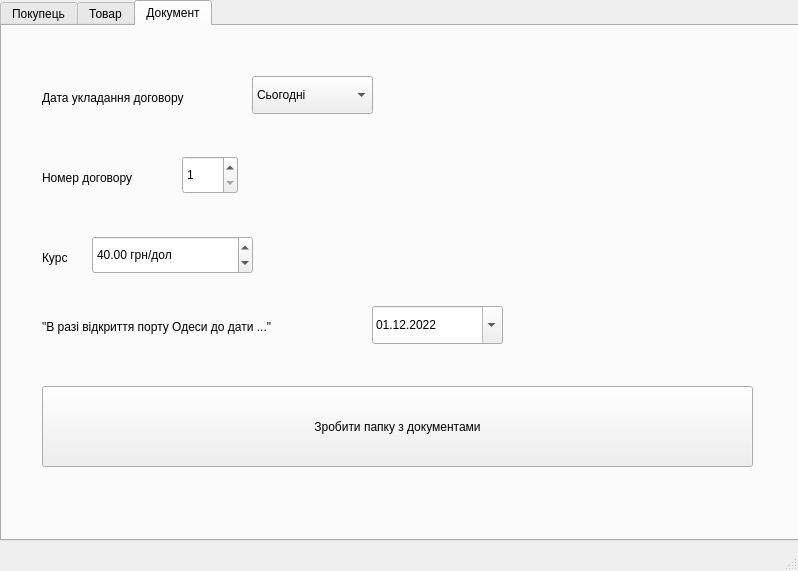
<?xml version="1.0" encoding="UTF-8"?>
<ui version="4.0">
 <class>MainWindow</class>
 <widget class="QMainWindow" name="MainWindow">
  <property name="geometry">
   <rect>
    <x>0</x>
    <y>0</y>
    <width>798</width>
    <height>571</height>
   </rect>
  </property>
  <property name="windowTitle">
   <string>MainWindow</string>
  </property>
  <widget class="QWidget" name="centralwidget">
   <widget class="QTabWidget" name="tabWidget">
    <property name="geometry">
     <rect>
      <x>0</x>
      <y>0</y>
      <width>801</width>
      <height>541</height>
     </rect>
    </property>
    <property name="tabPosition">
     <enum>QTabWidget::North</enum>
    </property>
    <property name="tabShape">
     <enum>QTabWidget::Rounded</enum>
    </property>
    <property name="currentIndex">
     <number>2</number>
    </property>
    <widget class="QWidget" name="tab_1">
     <attribute name="title">
      <string>Покупець</string>
     </attribute>
     <widget class="QLineEdit" name="pib_buyer">
      <property name="geometry">
       <rect>
        <x>150</x>
        <y>50</y>
        <width>321</width>
        <height>38</height>
       </rect>
      </property>
      <property name="text">
       <string>Голосіїв Петро Іванович</string>
      </property>
      <property name="placeholderText">
       <string>Голосіїв Петро Іванович</string>
      </property>
     </widget>
     <widget class="QLabel" name="label">
      <property name="geometry">
       <rect>
        <x>40</x>
        <y>60</y>
        <width>121</width>
        <height>24</height>
       </rect>
      </property>
      <property name="text">
       <string>ПІБ покупця</string>
      </property>
     </widget>
     <widget class="QDateEdit" name="date_birth">
      <property name="geometry">
       <rect>
        <x>260</x>
        <y>120</y>
        <width>111</width>
        <height>38</height>
       </rect>
      </property>
      <property name="dateTime">
       <datetime>
        <hour>0</hour>
        <minute>0</minute>
        <second>0</second>
        <year>1979</year>
        <month>3</month>
        <day>23</day>
       </datetime>
      </property>
      <property name="displayFormat">
       <string>dd.MM.yyyy</string>
      </property>
      <property name="calendarPopup">
       <bool>true</bool>
      </property>
     </widget>
     <widget class="QLabel" name="label_2">
      <property name="geometry">
       <rect>
        <x>40</x>
        <y>130</y>
        <width>211</width>
        <height>24</height>
       </rect>
      </property>
      <property name="text">
       <string>Дата народження покупця</string>
      </property>
     </widget>
     <widget class="QLabel" name="label_3">
      <property name="geometry">
       <rect>
        <x>40</x>
        <y>200</y>
        <width>81</width>
        <height>24</height>
       </rect>
      </property>
      <property name="text">
       <string>Область</string>
      </property>
     </widget>
     <widget class="QLabel" name="label_4">
      <property name="geometry">
       <rect>
        <x>410</x>
        <y>200</y>
        <width>181</width>
        <height>24</height>
       </rect>
      </property>
      <property name="text">
       <string>Тип населеного пункту</string>
      </property>
     </widget>
     <widget class="QLabel" name="label_5">
      <property name="geometry">
       <rect>
        <x>40</x>
        <y>270</y>
        <width>51</width>
        <height>24</height>
       </rect>
      </property>
      <property name="text">
       <string>Район</string>
      </property>
     </widget>
     <widget class="QLineEdit" name="pib_receiver">
      <property name="geometry">
       <rect>
        <x>180</x>
        <y>400</y>
        <width>291</width>
        <height>38</height>
       </rect>
      </property>
      <property name="text">
       <string>Терновик Степан Ігорович</string>
      </property>
      <property name="placeholderText">
       <string>Терновик Степан Ігорович</string>
      </property>
     </widget>
     <widget class="QLineEdit" name="area">
      <property name="geometry">
       <rect>
        <x>100</x>
        <y>260</y>
        <width>271</width>
        <height>38</height>
       </rect>
      </property>
      <property name="text">
       <string>Горолівський</string>
      </property>
      <property name="placeholderText">
       <string>Горолівський</string>
      </property>
     </widget>
     <widget class="QLabel" name="label_6">
      <property name="geometry">
       <rect>
        <x>410</x>
        <y>270</y>
        <width>91</width>
        <height>24</height>
       </rect>
      </property>
      <property name="text">
       <string>Назва н.п.</string>
      </property>
     </widget>
     <widget class="QLineEdit" name="settle_name">
      <property name="geometry">
       <rect>
        <x>500</x>
        <y>260</y>
        <width>251</width>
        <height>38</height>
       </rect>
      </property>
      <property name="text">
       <string>Вишневе</string>
      </property>
      <property name="placeholderText">
       <string>Вишневе</string>
      </property>
     </widget>
     <widget class="QLabel" name="label_7">
      <property name="geometry">
       <rect>
        <x>410</x>
        <y>130</y>
        <width>141</width>
        <height>24</height>
       </rect>
      </property>
      <property name="text">
       <string>Номер телефону</string>
      </property>
     </widget>
     <widget class="QLabel" name="label_8">
      <property name="geometry">
       <rect>
        <x>40</x>
        <y>410</y>
        <width>161</width>
        <height>24</height>
       </rect>
      </property>
      <property name="text">
       <string>ПІБ Отримувуча</string>
      </property>
     </widget>
     <widget class="QLineEdit" name="phone">
      <property name="geometry">
       <rect>
        <x>560</x>
        <y>120</y>
        <width>191</width>
        <height>38</height>
       </rect>
      </property>
      <property name="text">
       <string>+380957243825</string>
      </property>
      <property name="placeholderText">
       <string>+380957243825</string>
      </property>
     </widget>
     <widget class="QLabel" name="label_9">
      <property name="geometry">
       <rect>
        <x>40</x>
        <y>340</y>
        <width>201</width>
        <height>24</height>
       </rect>
      </property>
      <property name="text">
       <string>Вулиця/відділення почти</string>
      </property>
     </widget>
     <widget class="QLineEdit" name="street">
      <property name="geometry">
       <rect>
        <x>250</x>
        <y>330</y>
        <width>321</width>
        <height>38</height>
       </rect>
      </property>
      <property name="text">
       <string>відділення Нова Пошта №1 </string>
      </property>
      <property name="placeholderText">
       <string>відділення Нова Пошта №1 </string>
      </property>
     </widget>
     <widget class="QLineEdit" name="region">
      <property name="geometry">
       <rect>
        <x>120</x>
        <y>190</y>
        <width>251</width>
        <height>38</height>
       </rect>
      </property>
      <property name="text">
       <string>Дніпропетровська</string>
      </property>
      <property name="placeholderText">
       <string>Дніпропетровська</string>
      </property>
     </widget>
     <widget class="QComboBox" name="settle_type">
      <property name="geometry">
       <rect>
        <x>600</x>
        <y>190</y>
        <width>151</width>
        <height>38</height>
       </rect>
      </property>
      <item>
       <property name="text">
        <string>Смт</string>
       </property>
      </item>
      <item>
       <property name="text">
        <string>Село</string>
       </property>
      </item>
      <item>
       <property name="text">
        <string>Місто</string>
       </property>
      </item>
     </widget>
    </widget>
    <widget class="QWidget" name="tab_2">
     <attribute name="title">
      <string>Товар</string>
     </attribute>
     <widget class="QLabel" name="label_14">
      <property name="geometry">
       <rect>
        <x>40</x>
        <y>60</y>
        <width>91</width>
        <height>24</height>
       </rect>
      </property>
      <property name="text">
       <string>Тип товару</string>
      </property>
     </widget>
     <widget class="QLineEdit" name="name">
      <property name="geometry">
       <rect>
        <x>140</x>
        <y>50</y>
        <width>281</width>
        <height>38</height>
       </rect>
      </property>
      <property name="text">
       <string>Електроскутер</string>
      </property>
      <property name="placeholderText">
       <string>Електроскутер</string>
      </property>
     </widget>
     <widget class="QLabel" name="label_15">
      <property name="geometry">
       <rect>
        <x>480</x>
        <y>60</y>
        <width>121</width>
        <height>24</height>
       </rect>
      </property>
      <property name="text">
       <string>Модель товару</string>
      </property>
     </widget>
     <widget class="QLineEdit" name="model">
      <property name="geometry">
       <rect>
        <x>610</x>
        <y>50</y>
        <width>141</width>
        <height>38</height>
       </rect>
      </property>
      <property name="text">
       <string>ETB-122</string>
      </property>
      <property name="placeholderText">
       <string>ETB-122</string>
      </property>
     </widget>
     <widget class="QLabel" name="label_16">
      <property name="geometry">
       <rect>
        <x>40</x>
        <y>130</y>
        <width>91</width>
        <height>24</height>
       </rect>
      </property>
      <property name="text">
       <string>Потужність</string>
      </property>
     </widget>
     <widget class="QLabel" name="label_17">
      <property name="geometry">
       <rect>
        <x>390</x>
        <y>130</y>
        <width>171</width>
        <height>24</height>
       </rect>
      </property>
      <property name="text">
       <string>Ємність акумулятора</string>
      </property>
     </widget>
     <widget class="QLineEdit" name="power">
      <property name="geometry">
       <rect>
        <x>140</x>
        <y>120</y>
        <width>191</width>
        <height>38</height>
       </rect>
      </property>
      <property name="text">
       <string>1000 Вт</string>
      </property>
      <property name="placeholderText">
       <string>1000 Вт</string>
      </property>
     </widget>
     <widget class="QLineEdit" name="capacity">
      <property name="geometry">
       <rect>
        <x>570</x>
        <y>120</y>
        <width>181</width>
        <height>38</height>
       </rect>
      </property>
      <property name="text">
       <string>60В, 20А</string>
      </property>
      <property name="placeholderText">
       <string>60В, 20А</string>
      </property>
     </widget>
     <widget class="QLabel" name="label_18">
      <property name="geometry">
       <rect>
        <x>40</x>
        <y>200</y>
        <width>91</width>
        <height>24</height>
       </rect>
      </property>
      <property name="text">
       <string>Батарея</string>
      </property>
     </widget>
     <widget class="QComboBox" name="battery_type">
      <property name="geometry">
       <rect>
        <x>120</x>
        <y>190</y>
        <width>191</width>
        <height>38</height>
       </rect>
      </property>
      <item>
       <property name="text">
        <string>свинцево-кислотна</string>
       </property>
      </item>
      <item>
       <property name="text">
        <string>літій-іонна</string>
       </property>
      </item>
     </widget>
     <widget class="QLabel" name="label_19">
      <property name="geometry">
       <rect>
        <x>360</x>
        <y>200</y>
        <width>61</width>
        <height>24</height>
       </rect>
      </property>
      <property name="text">
       <string>Колір</string>
      </property>
     </widget>
     <widget class="QLineEdit" name="color">
      <property name="geometry">
       <rect>
        <x>420</x>
        <y>190</y>
        <width>191</width>
        <height>38</height>
       </rect>
      </property>
      <property name="text">
       <string>бордовий</string>
      </property>
      <property name="placeholderText">
       <string>бордовий</string>
      </property>
     </widget>
     <widget class="QLabel" name="label_20">
      <property name="geometry">
       <rect>
        <x>40</x>
        <y>270</y>
        <width>381</width>
        <height>24</height>
       </rect>
      </property>
      <property name="text">
       <string>Повна ціна товару при відкритому порту Одеси</string>
      </property>
     </widget>
     <widget class="QSpinBox" name="price">
      <property name="geometry">
       <rect>
        <x>420</x>
        <y>260</y>
        <width>171</width>
        <height>38</height>
       </rect>
      </property>
      <property name="suffix">
       <string>$</string>
      </property>
      <property name="maximum">
       <number>500000</number>
      </property>
      <property name="value">
       <number>1500</number>
      </property>
     </widget>
     <widget class="QCheckBox" name="free_delivery">
      <property name="geometry">
       <rect>
        <x>40</x>
        <y>330</y>
        <width>211</width>
        <height>28</height>
       </rect>
      </property>
      <property name="text">
       <string>Безкоштовна доставка</string>
      </property>
      <property name="checked">
       <bool>true</bool>
      </property>
     </widget>
     <widget class="QCheckBox" name="warranty">
      <property name="geometry">
       <rect>
        <x>40</x>
        <y>370</y>
        <width>211</width>
        <height>28</height>
       </rect>
      </property>
      <property name="text">
       <string>Гарантія</string>
      </property>
      <property name="checked">
       <bool>true</bool>
      </property>
      <property name="tristate">
       <bool>false</bool>
      </property>
     </widget>
     <widget class="QCheckBox" name="advance">
      <property name="geometry">
       <rect>
        <x>40</x>
        <y>410</y>
        <width>251</width>
        <height>28</height>
       </rect>
      </property>
      <property name="text">
       <string>Вся сума вноситься авансом</string>
      </property>
     </widget>
     <widget class="QCheckBox" name="lamp">
      <property name="geometry">
       <rect>
        <x>310</x>
        <y>330</y>
        <width>211</width>
        <height>28</height>
       </rect>
      </property>
      <property name="text">
       <string>Габаритні ліхтарі</string>
      </property>
      <property name="checked">
       <bool>true</bool>
      </property>
     </widget>
     <widget class="QCheckBox" name="alarm">
      <property name="geometry">
       <rect>
        <x>310</x>
        <y>370</y>
        <width>211</width>
        <height>28</height>
       </rect>
      </property>
      <property name="text">
       <string>Сигналізація</string>
      </property>
      <property name="checked">
       <bool>true</bool>
      </property>
     </widget>
     <widget class="QCheckBox" name="charger">
      <property name="geometry">
       <rect>
        <x>530</x>
        <y>330</y>
        <width>211</width>
        <height>28</height>
       </rect>
      </property>
      <property name="text">
       <string>Зарядний пристрій</string>
      </property>
      <property name="checked">
       <bool>true</bool>
      </property>
     </widget>
     <widget class="QCheckBox" name="mirror">
      <property name="geometry">
       <rect>
        <x>530</x>
        <y>370</y>
        <width>231</width>
        <height>28</height>
       </rect>
      </property>
      <property name="text">
       <string>Дзеркала заднього виду</string>
      </property>
      <property name="checked">
       <bool>true</bool>
      </property>
     </widget>
    </widget>
    <widget class="QWidget" name="tab">
     <attribute name="title">
      <string>Документ</string>
     </attribute>
     <widget class="QLabel" name="label_10">
      <property name="geometry">
       <rect>
        <x>40</x>
        <y>60</y>
        <width>211</width>
        <height>24</height>
       </rect>
      </property>
      <property name="text">
       <string>Дата укладання договору</string>
      </property>
     </widget>
     <widget class="QComboBox" name="contract_date">
      <property name="geometry">
       <rect>
        <x>250</x>
        <y>50</y>
        <width>121</width>
        <height>38</height>
       </rect>
      </property>
      <item>
       <property name="text">
        <string>Сьогодні</string>
       </property>
      </item>
      <item>
       <property name="text">
        <string>Завтра</string>
       </property>
      </item>
     </widget>
     <widget class="QLabel" name="label_11">
      <property name="geometry">
       <rect>
        <x>40</x>
        <y>140</y>
        <width>141</width>
        <height>24</height>
       </rect>
      </property>
      <property name="text">
       <string>Номер договору</string>
      </property>
     </widget>
     <widget class="QLabel" name="label_12">
      <property name="geometry">
       <rect>
        <x>40</x>
        <y>290</y>
        <width>321</width>
        <height>21</height>
       </rect>
      </property>
      <property name="text">
       <string>&quot;В разі відкриття порту Одеси до дати ...&quot;</string>
      </property>
     </widget>
     <widget class="QLabel" name="label_13">
      <property name="geometry">
       <rect>
        <x>40</x>
        <y>220</y>
        <width>51</width>
        <height>24</height>
       </rect>
      </property>
      <property name="text">
       <string>Курс </string>
      </property>
     </widget>
     <widget class="QDoubleSpinBox" name="dollar_rate">
      <property name="geometry">
       <rect>
        <x>90</x>
        <y>210</y>
        <width>161</width>
        <height>38</height>
       </rect>
      </property>
      <property name="prefix">
       <string/>
      </property>
      <property name="suffix">
       <string> грн/дол</string>
      </property>
      <property name="maximum">
       <double>199.990000000000009</double>
      </property>
      <property name="value">
       <double>40.000000000000000</double>
      </property>
     </widget>
     <widget class="QSpinBox" name="contract_number">
      <property name="geometry">
       <rect>
        <x>180</x>
        <y>130</y>
        <width>56</width>
        <height>38</height>
       </rect>
      </property>
      <property name="minimum">
       <number>1</number>
      </property>
     </widget>
     <widget class="QDateEdit" name="odesa_date">
      <property name="geometry">
       <rect>
        <x>370</x>
        <y>280</y>
        <width>131</width>
        <height>38</height>
       </rect>
      </property>
      <property name="dateTime">
       <datetime>
        <hour>0</hour>
        <minute>0</minute>
        <second>0</second>
        <year>2022</year>
        <month>12</month>
        <day>1</day>
       </datetime>
      </property>
      <property name="displayFormat">
       <string>dd.MM.yyyy</string>
      </property>
      <property name="calendarPopup">
       <bool>true</bool>
      </property>
      <property name="date">
       <date>
        <year>2022</year>
        <month>12</month>
        <day>1</day>
       </date>
      </property>
     </widget>
     <widget class="QPushButton" name="done_button">
      <property name="geometry">
       <rect>
        <x>40</x>
        <y>360</y>
        <width>711</width>
        <height>81</height>
       </rect>
      </property>
      <property name="text">
       <string>Зробити папку з документами</string>
      </property>
     </widget>
    </widget>
   </widget>
  </widget>
  <widget class="QMenuBar" name="menubar">
   <property name="geometry">
    <rect>
     <x>0</x>
     <y>0</y>
     <width>798</width>
     <height>36</height>
    </rect>
   </property>
  </widget>
  <widget class="QStatusBar" name="statusbar"/>
 </widget>
 <resources/>
 <connections/>
</ui>
